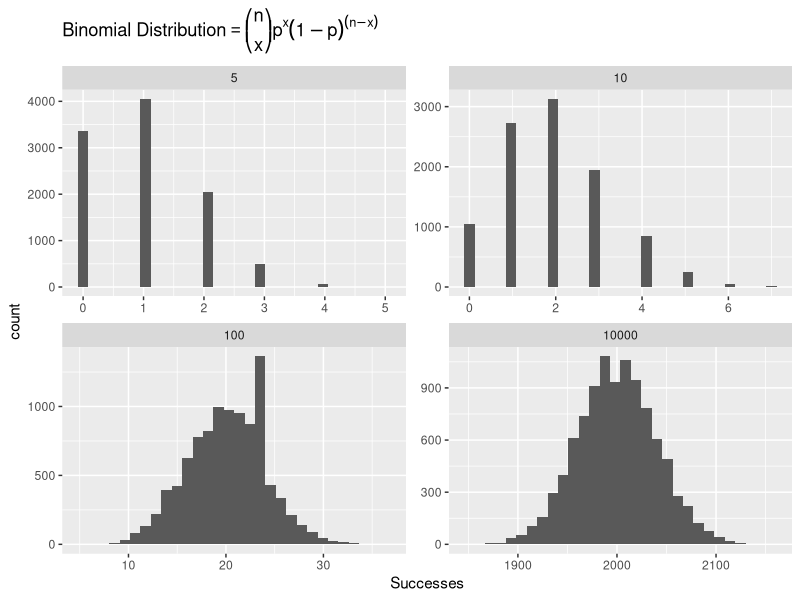

This chart was generated by the following R code:
#generate binom dist graphs in R
#In probability theory and statistics, 
#the binomial distribution with parameters n and p 
#is the discrete probability distribution of the number of 
#successes in a sequence of n independent yes/no experiments, 
#each of which yields success with probability p. 

# from R For Everyone
library(ggplot2)

#vis 10k experiments w/ 10 trials and 0.3 prob success
binomData <- data.frame(Successes = rbinom(n=10000, size=10, prob=0.3))
p <- ggplot(binomData, aes(x=Successes)) + geom_histogram(binwidth=1)

#as n grows, close to normdist
binom5 <- data.frame(Successes=rbinom(n=10000, size=5, prob=.2), Size=5)
binom10 <- data.frame(Successes = rbinom(n=10000, size=10, prob=0.2), Size=10)
binom100 <- data.frame(Successes = rbinom(n=10000, size=100, prob=0.2), Size=100)
binom10000 <- data.frame(Successes = rbinom(n=10000, size=10000, prob=0.2), Size=10000)

binomAll <- rbind(binom5, binom10, binom100, binom10000)

p2 <- ggplot(binomAll, aes(x=Successes)) + geom_histogram() + 
    facet_wrap(~ Size, scales="free") + 
    ggtitle(expression("Binomial Distribution" == 
                           paste(bgroup("(",atop(n,x),")"), p^x,(1-p)^(n-x))))

#prob exactly 3 success out of 10
dbinom(x=3, size=10, prob=0.3)
#cum prob of 3 or less success out of 10
pbinom(q=3, size=10, prob=0.3)
#more than 3
pbinom(q=3, size=10, prob=0.3, lower.tail=FALSE)

### Use full formula, contrast w/ Rfunctions
n <- 10
p <- .3
x <- 3
choose(n, x) * p^x * (1-p)^(n-x)
#or
dbinom(x, n, p)

#CDF
a <- 5
i <- 0:a
sum(choose(n, i) * p^i * (1-p)^(n-i))
#or
pbinom(a, n, p)
